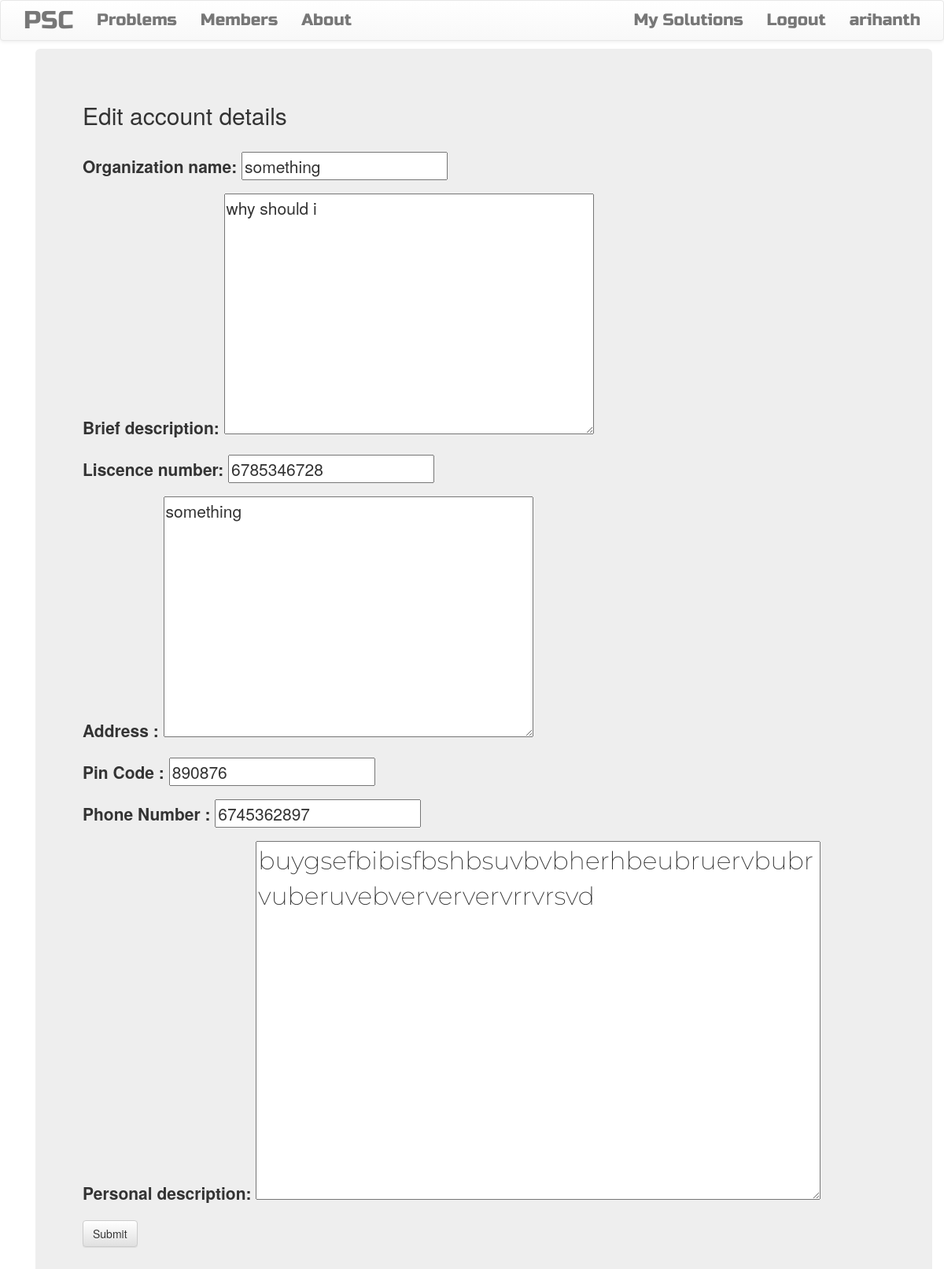
Before: /accounts/problem_provider/1/edit (signed in) with the older database file.
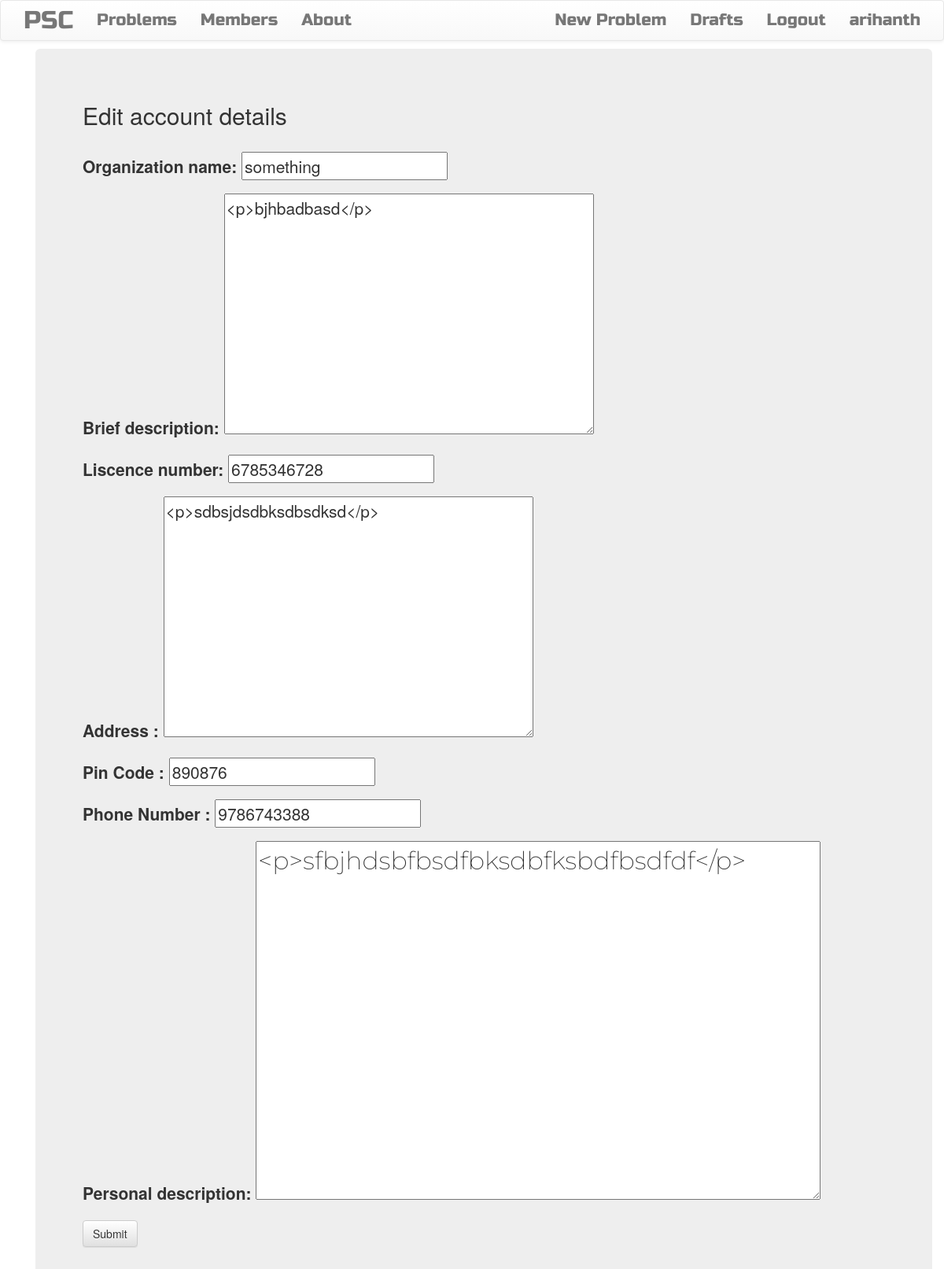
After: the same page with the newer database file.
### accounts/models.py (models this page shows, shortened)
class CustomUser(AbstractBaseUser, PermissionsMixin):
    user_type_choices = (
        ('ps','Problem Solver'),
        ('pp','Problem Provider')
        )
    user_type = models.CharField(max_length=5, choices=user_type_choices, default='pp', verbose_name="Who you are? ")
    username = models.CharField(max_length=50, verbose_name="Your username ", unique=True)
    email = models.EmailField(max_length=50, unique=True, blank=False, verbose_name="Your Email ")
    is_active = models.BooleanField(default=True) # anyone who signs up for thsi application is by default an active user
    is_admin = models.BooleanField(default=False)
    is_staff = models.BooleanField(default=False)
    is_superuser = models.BooleanField(default=False) # the person who has highest level of control over database
    objects = CustomUserManager()
    REQUIRED_FIELDS = ['user_type','email']
    USERNAME_FIELD = 'username'
    EMAIL_FIELD = 'email'

class ProblemProvider(models.Model):
    username = models.OneToOneField(CustomUser, related_name="ProblemProvider", verbose_name= "username", on_delete=models.CASCADE)
    provider_name = models.CharField(max_length=50, verbose_name="Organization name", blank=True)
    provider_brief = models.CharField(max_length=1000, verbose_name="Brief description", blank=True)
    govt_liscence_id = models.CharField(max_length=50, verbose_name="Liscence number", blank=True)
    address = models.CharField(max_length=500, verbose_name="Address ", blank=True)
    pin_code = models.CharField(max_length=6, verbose_name="Pin Code ", blank=True)
    ph_no = models.CharField(max_length=10, verbose_name="Phone Number ", blank=True)
    personal_description = models.TextField( blank= True)
    class Meta:
        verbose_name =  "ProblemProvider"
        verbose_name_plural = "ProblemProviders"

### accounts/views.py (the view)
# urls.py: path("problem_provider/<int:pk>/edit", views.ProblemProviderUpdateView.as_view(), name="problem_provider_edit"),
class ProblemProviderUpdateView(UpdateView, LoginRequiredMixin):
    model = ProblemProvider
    template_name = "accounts/problem_provider_form.html"
    login_url = 'login/'
    redirect_field_name = 'accounts/problem_provider_account.html'
    form_class = ProblemProviderForm

### accounts/forms.py
class ProblemProviderForm(forms.ModelForm):
    class Meta:
        model = ProblemProvider
        fields = ("provider_name","provider_brief","govt_liscence_id","address","pin_code","ph_no","personal_description")
        widgets = {
            'provider_name' : forms.TextInput(attrs= {'class' : 'textinputclass'}),
            'govt_liscence_id' : forms.TextInput(attrs= {'class' : 'textinputclass'}),
            'address': forms.Textarea(attrs= {'class': 'editable medium-editor-textarea address-field'}),
            'pincode': forms.TextInput(attrs= {'class' : 'textinputclass'}),
            'ph_no' : forms.TextInput(attrs= {'class' : 'textinputclass'}),
            'provider_brief' : forms.Textarea(attrs= {'class': 'editable medium-editor-textarea'}),
            'personal_description' : forms.Textarea(attrs= {'class': 'editable medium-editor-textarea postcontent'}), # here postcontent is user created css class
        }

### accounts/templates/accounts/problem_provider_form.html (shortened to what this page needs)
{% extends 'base.html' %}
{% block content %}
    <div class="container">
    <div class="jumbotron problem-provider-form">
        <h2> Edit account details</h2> <br>
        <form class="problem-provider-form" method="POST">
            {{form.as_p}}
            <input type="submit" class="save btn btn-default" value="Submit">
        </form>
    </div>
{% endblock content %}

### templates/base.html (shortened to what this page needs)
<!DOCTYPE html>
{% load static %}
<html>
    <head>
            <link rel="stylesheet" href="https://cdn.jsdelivr.net/npm/bootstrap@3.3.7/dist/css/bootstrap.min.css">
            <link rel="stylesheet" href="https://cdn.jsdelivr.net/npm/bootstrap@3.3.7/dist/css/bootstrap-theme.min.css">
            <link rel="stylesheet" href="//cdn.jsdelivr.net/npm/medium-editor@latest/dist/css/medium-editor.min.css" type="text/css" media="screen" charset="utf-8">
            <link rel = "stylesheet" href="{% static 'problem_solvers_centre/css/master.css' %}">
            <link rel="stylesheet" href = "{% static 'css/details.css'%}">
    </head>
    <body>
        <nav class="navbar navbar-default techfont custom-navbar" >
            <div class= "container">
                <ul class="nav navbar-nav">
                    <li> <a class ="navbar-brand bigbrand" href = "{% url 'home' %}"> PSC </a> </li>
                    <li> <a href = "{% url 'problems:problem_list' %}"> Problems </a> </li>
                    <li> <a href = "#"> Members </a> </li>
                    <li> <a href = "#"> About </a> </li>
                </ul>
                <ul class = "nav navbar-nav navbar-right">
                    {% if user.is_authenticated %}
                        {% if user.user_type == 'pp' %}
                            <li> <a href="{% url 'problems:problem_new' %}"> New Problem </a> </li>
                            <li> <a href="{% url 'problems:problem_draft_list' %}"> Drafts </a> </li>
                            <li> <a href="{% url 'logout' %}"> Logout </a> </li>
                            <li> <a href="{% url 'accounts:problem_provider_account' pk=user.ProblemProvider.pk %}" > {{user.username}} </a> </li>
                        {% else %}
                            <li> <a href="{% url 'problems:solution_list' %}"> My Solutions </a> </li>
                            <li> <a href="{% url 'logout' %}"> Logout </a> </li>
                            <li> <a href="{% url 'accounts:problem_solver_account' pk=user.ProblemSolver.pk %}" > {{user.username}} </a> </li>
                        {% endif %}
                    {% else %}
                    <li> <a href="{% url 'accounts:login' %}" class = "nav navbar-right"> Login </a> </li>
                    <li> <a href="{% url 'accounts:signup' %}"> Sign Up </a> </li>
                    {% endif %}
                </ul>
            </div>
        </nav>
        <div class="container">
            {% block content %}
            {% endblock content %}
    </body>
</html>

Changed rows visible on the page:
changed CustomUser "arihanth": user_type "ps" → "pp" (drawn)
changed ProblemProvider "something": provider_brief "why should i" → "<p>bjhbadbasd</p>"; address "something" → "<p>sdbsjdsdbksdbsdksd</p>"; ph_no "6745362897" → "9786743388"; personal_description "buygsefbibisfbshbsuvbvbherhbeubruervbubrvuberuvebverververvrrvrsvd" → "<p>sfbjhdsbfbsdfbksdbfksbdfbsdfdf</p>"
Other visible differences:
text no longer shown: "My Solutions"
text now shown: "New Problem Drafts"
